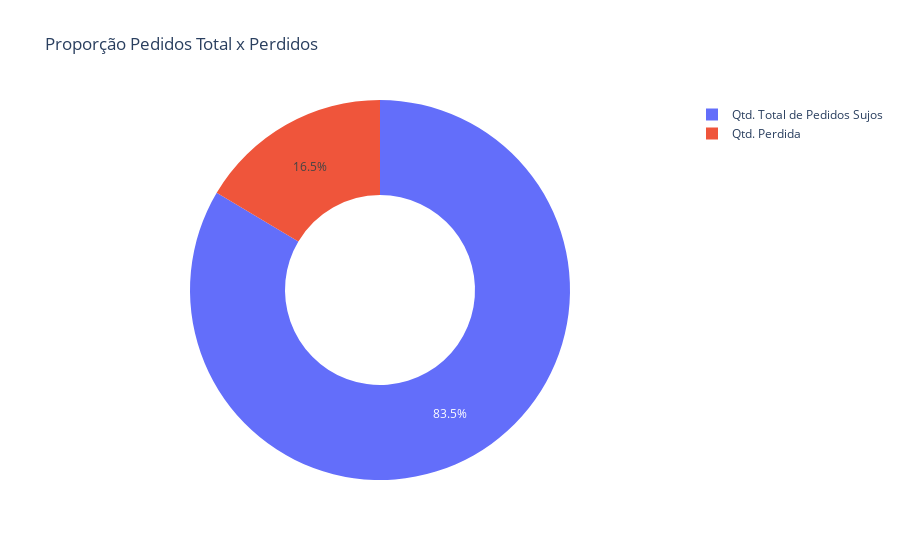

The cell this chart's notebook holds for it:
### Code cell
fig = px.pie(df_filtro_count_diff, 
             names='Tipo',
             values='Valores',
             title='Proporção Pedidos Total x Perdidos',
             hole=0.5)

fig.show()

### Figure 1 — Plotly figure (JSON) as saved in the notebook; plotly's stock layout.template omitted (floating-point values rounded to 4 significant figures)
{"data": [{"domain": {"x": [0, 1], "y": [0, 1]}, "hole": 0.5, "hovertemplate": "Tipo=%{label}<br>Valores=%{value}<extra></extra>", "labels": ["Qtd. Total de Pedidos Sujos", "Qtd. Perdida"], "legendgroup": "", "name": "", "showlegend": true, "type": "pie", "values": [5050.0, 995.0]}], "layout": {"legend": {"tracegroupgap": 0}, "title": {"text": "Proporção Pedidos Total x Perdidos"}}}
